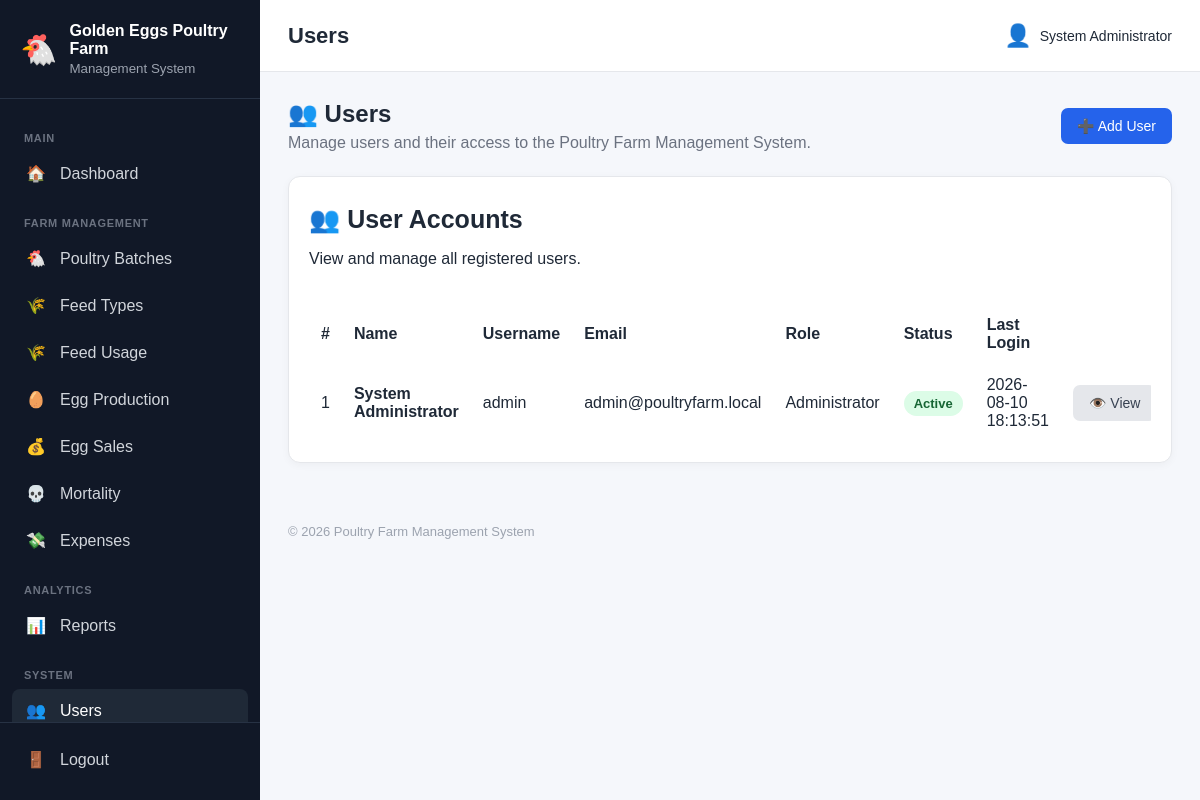
Screenshot of /users/index.php (signed in) with the database file from the repository.
### tables this page shows
CREATE TABLE `farm_settings` (
  `id` int(10) unsigned NOT NULL AUTO_INCREMENT,
  `farm_name` varchar(150) NOT NULL,
  `farm_location` varchar(255) DEFAULT NULL,
  `phone` varchar(50) DEFAULT NULL,
  `email` varchar(150) DEFAULT NULL,
  `currency` varchar(10) DEFAULT 'GHS',
  `timezone` varchar(100) DEFAULT 'Africa/Accra',
  `created_at` timestamp NOT NULL DEFAULT current_timestamp(),
  `updated_at` timestamp NOT NULL DEFAULT current_timestamp() ON UPDATE current_timestamp(),
  PRIMARY KEY (`id`)
);

CREATE TABLE `users` (
  `id` int(10) unsigned NOT NULL AUTO_INCREMENT,
  `full_name` varchar(150) NOT NULL,
  `username` varchar(100) NOT NULL,
  `email` varchar(150) DEFAULT NULL,
  `password_hash` varchar(255) NOT NULL,
  `role` enum('admin','co_owner','employee') NOT NULL DEFAULT 'employee',
  `status` enum('active','inactive') NOT NULL DEFAULT 'active',
  `last_login` datetime DEFAULT NULL,
  `created_at` timestamp NOT NULL DEFAULT current_timestamp(),
  `updated_at` timestamp NOT NULL DEFAULT current_timestamp() ON UPDATE current_timestamp(),
  PRIMARY KEY (`id`),
  UNIQUE KEY `username` (`username`),
  UNIQUE KEY `email` (`email`)
);

### includes/functions.php (called while the page is built, shortened)
<?php
function e(?string $value): string
{
    return htmlspecialchars(
        $value ?? '',
        ENT_QUOTES,
        'UTF-8'
    );
}
function farmSettings(): array
{
    global $pdo;
    $settings = [
        'farm_name' =>
            defined('DEFAULT_FARM_NAME')
                ? DEFAULT_FARM_NAME
                : 'Poultry Farm',
        'farm_location' =>
            'Ghana',
        'phone' =>
            null,
        'email' =>
            null,
        'currency' =>
            defined('DEFAULT_CURRENCY')
                ? DEFAULT_CURRENCY
                : 'GHS',
        'timezone' =>
            defined('DEFAULT_TIMEZONE')
                ? DEFAULT_TIMEZONE
                : 'Africa/Accra'
    ];
    try {
        $stmt = $pdo->query("
            SELECT
                farm_name,
                farm_location,
                phone,
                email,
                currency,
                timezone
            FROM farm_settings
            ORDER BY id ASC
            LIMIT 1
        ");
        $databaseSettings =
            $stmt->fetch(PDO::FETCH_ASSOC);
        if ($databaseSettings) {
            $settings = array_merge(
                $settings,
                $databaseSettings
            );
        }
    } catch (Throwable $e) {
    }
    return $settings;
}
function farmName(): string
{
    return (string) (
        farmSettings()['farm_name']
        ?? 'Poultry Farm'
    );
}

### users/index.php (the view, shortened to what this page needs)
<?php
require_once __DIR__ . '/../config/database.php';
require_once __DIR__ . '/../includes/functions.php';
$stmt = $pdo->query("
    SELECT
        id,
        full_name,
        username,
        email,
        role,
        status,
        last_login,
        created_at
    FROM users
    ORDER BY id DESC
");
$users = $stmt->fetchAll(PDO::FETCH_ASSOC);
require_once __DIR__ . '/../includes/header.php';
?>
<div class="page-header">
    <div>
        <h2>👥 Users</h2>
        <p>
            Manage users and their access to the Poultry Farm Management System.
        </p>
    </div>
    <div>
        <a
            href="add.php"
            class="btn btn-primary"
        >
            ➕ Add User
        </a>
    </div>
</div>
<div class="dashboard-card">
    <div
        style="
            display:flex;
            justify-content:space-between;
            align-items:center;
            margin-bottom:20px;
            gap:10px;
            flex-wrap:wrap;
        "
    >
        <div>
            <h3>
                👥 User Accounts
            </h3>
            <p>
                View and manage all registered users.
            </p>
        </div>
    </div>
    <?php if (empty($users)): ?>
        <div
            style="
                text-align:center;
                padding:40px 20px;
            "
        >
            <div style="font-size:50px;">
                👥
            </div>
            <h3>
                No Users Found
            </h3>
            <p>
                No user accounts have been created yet.
            </p>
            <a
                href="add.php"
                class="btn btn-primary"
            >
                ➕ Add First User
            </a>
        </div>
    <?php else: ?>
        <div style="overflow-x:auto;">
            <table
                style="
                    width:100%;
                    border-collapse:collapse;
                    min-width:1000px;
                "
            >
                <thead>
                    <tr>
                        <th style="padding:12px; text-align:left;">
                            #
                        </th>
                        <th style="padding:12px; text-align:left;">
                            Name
                        </th>
                        <th style="padding:12px; text-align:left;">
                            Username
                        </th>
                        <th style="padding:12px; text-align:left;">
                            Email
                        </th>
                        <th style="padding:12px; text-align:left;">
                            Role
                        </th>
                        <th style="padding:12px; text-align:left;">
                            Status
                        </th>
                        <th style="padding:12px; text-align:left;">
                            Last Login
                        </th>
                        <th style="padding:12px; text-align:center;">
                        </th>
                    </tr>
                </thead>
                <tbody>
                    <?php foreach ($users as $user): ?>
                        <tr>
                            <td style="padding:12px;">
                                <?= (int)$user['id'] ?>
                            </td>
                            <td style="padding:12px;">
                                <strong>
                                    <?= e($user['full_name']) ?>
                                </strong>
                            </td>
                            <td style="padding:12px;">
                                <?= e($user['username']) ?>
                            </td>
                            <td style="padding:12px;">
                                <?= $user['email']
                                    ? e($user['email'])
                                    : '—'
                                ?>
                            </td>
                            <td style="padding:12px;">
                                <?php
                                $roleLabels = [
                                    'admin' =>
                                        'Administrator',
                                    'co_owner' =>
                                        'Co-Owner',
                                    'employee' =>
                                        'Employee'
                                ];
                                ?>
                                <?= e(
                                    $roleLabels[
                                        $user['role']
                                    ]
                                    ??
                                    ucfirst(
                                        (string)$user['role']
                                    )
                                ) ?>
                            </td>
                            <td style="padding:12px;">
                                <?php if (
                                    $user['status'] === 'active'
                                ): ?>
                                    <span
                                        style="
                                            display:inline-block;
                                            padding:5px 10px;
                                            border-radius:20px;
                                            background:#dcfce7;
                                            color:#166534;
                                            font-size:13px;
                                            font-weight:600;
                                        "
                                    >
                                        Active
                                    </span>
                                <?php endif; ?>
                            </td>
                            <td style="padding:12px;">
                                <?= $user['last_login']
                                    ? e($user['last_login'])
                                    : 'Never'
                                ?>
                            </td>
                            <td
                                style="
                                    padding:12px;
                                    text-align:center;
                                    white-space:nowrap;
                                "
                            >
                                <a
                                    href="view.php?id=<?= (int)$user['id'] ?>"
                                    class="btn btn-secondary"
                                >
                                    👁️ View
                                </a>
                            </td>
                        </tr>
                    <?php endforeach; ?>
                </tbody>
            </table>
        </div>
    <?php endif; ?>
</div>
<?php
require_once __DIR__ . '/../includes/footer.php';
?>

### includes/sidebar.php (shortened to what this page needs)
<?php
$currentUri = $_SERVER['REQUEST_URI'] ?? '';
function sidebarActive(string $section): string
{
    global $currentUri;
    return str_contains(
        $currentUri,
        $section
    )
        ? 'active'
        : '';
}
?>
<aside class="sidebar" id="sidebar">
    <div class="sidebar-brand">
        <div class="brand-icon">
            🐔
        </div>
        <div>
            <strong>
                <?= e(farmName()) ?>
            </strong>
            <small>
                Management System
            </small>
        </div>
    </div>
    <nav class="sidebar-nav">
        <div class="nav-section">
            MAIN
        </div>
        <a
            href="../dashboard/index.php"
            class="<?= sidebarActive('/dashboard/') ?>"
        >
            <span>
                🏠
            </span>
            <span>
                Dashboard
            </span>
        </a>
        <div class="nav-section">
            FARM MANAGEMENT
        </div>
        <a
            href="../batches/index.php"
            class="<?= sidebarActive('/batches/') ?>"
        >
            <span>
                🐔
            </span>
            <span>
                Poultry Batches
            </span>
        </a>
        <a
            href="../feed_types/index.php"
            class="<?= sidebarActive('/feed_types/') ?>"
        >
            <span>
                🌾
            </span>
            <span>
                Feed Types
            </span>
        </a>
        <a
            href="../feed/index.php"
            class="<?= sidebarActive('/feed/') ?>"
        >
            <span>
                🌾
            </span>
            <span>
                Feed Usage
            </span>
        </a>
        <a
            href="../eggs/index.php"
            class="<?= sidebarActive('/eggs/') ?>"
        >
            <span>
                🥚
            </span>
            <span>
                Egg Production
            </span>
        </a>
        <a
            href="../sales/index.php"
            class="<?= sidebarActive('/sales/') ?>"
        >
            <span>
                💰
            </span>
            <span>
                Egg Sales
            </span>
        </a>
        <a
            href="../mortality/index.php"
            class="<?= sidebarActive('/mortality/') ?>"
        >
            <span>
                💀
            </span>
            <span>
                Mortality
            </span>
        </a>
        <a
            href="../expenses/index.php"
            class="<?= sidebarActive('/expenses/') ?>"
        >
            <span>
                💸
            </span>
            <span>
                Expenses
            </span>
        </a>
        <div class="nav-section">
            ANALYTICS
        </div>
        <a
            href="../reports/index.php"
            class="<?= sidebarActive('/reports/') ?>"
        >
            <span>
                📊
            </span>
            <span>
                Reports
            </span>
        </a>
        <div class="nav-section">
            SYSTEM
        </div>
        <a
            href="../users/index.php"
            class="<?= sidebarActive('/users/') ?>"
        >
            <span>
                👥
            </span>
            <span>
                Users
            </span>
        </a>
    </nav>
    <div class="sidebar-footer">
        <a
            href="../auth/logout.php"
            class="logout-link"
        >
            <span>
                🚪
            </span>
            <span>
                Logout
            </span>
        </a>
    </div>
</aside>

### public/assets/css/app.css (style rules this page uses)
* { box-sizing: border-box; }
html, body { margin: 0; padding: 0; font-family: Arial, Helvetica, sans-serif; background: #f5f7fb; color: #1f2937; }
a { text-decoration: none; }
.sidebar { width: 260px; min-height: 100vh; background: #111827; color: white; position: fixed; left: 0; top: 0; bottom: 0; display: flex; flex-direction: column; z-index: 1000; }
.sidebar-brand { display: flex; align-items: center; gap: 12px; padding: 22px 20px; border-bottom: 1px solid #273244; }
.brand-icon { font-size: 30px; }
.sidebar-brand strong { display: block; font-size: 16px; }
.sidebar-brand small { display: block; color: #9ca3af; margin-top: 3px; }
.sidebar-nav { padding: 15px 12px; flex: 1; overflow-y: auto; }
.nav-section { font-size: 11px; font-weight: bold; color: #6b7280; padding: 18px 12px 8px; letter-spacing: 0.7px; }
.sidebar-nav a, .logout-link { display: flex; align-items: center; gap: 12px; color: #d1d5db; padding: 12px; margin-bottom: 4px; border-radius: 8px; transition: 0.2s; }
.sidebar-nav a:hover, .sidebar-nav a.active { background: #1f2937; color: white; }
.sidebar-nav a span:first-child, .logout-link span:first-child { width: 24px; text-align: center; }
.sidebar-footer { padding: 15px 12px; border-top: 1px solid #273244; }
.dashboard-card { background: white; border: 1px solid #e5e7eb; border-radius: 12px; padding: 20px; box-shadow: 0 2px 8px rgba(0, 0, 0, 0.04); }
.dashboard-card h3 { margin: 8px 0; font-size: 25px; }
.page-header { display: flex; align-items: center; justify-content: space-between; gap: 20px; margin-bottom: 24px; }
.page-header h2 { margin: 0 0 6px; }
.page-header p { margin: 0; color: #6b7280; }
.btn { display: inline-flex; align-items: center; justify-content: center; gap: 6px; border: 0; border-radius: 7px; padding: 10px 16px; font-size: 14px; cursor: pointer; transition: 0.2s; }
.btn-primary { background: #2563eb; color: white; }
.btn-secondary { background: #e5e7eb; color: #374151; }

### rows the page displays
farm_settings: farm_name "Golden Eggs Poultry Farm"
users: id "1", full_name "System Administrator", username "admin", email "admin@poultryfarm.local", role "Administrator", status "Active", last_login "2026-08-10 18:13:51"

### other values shown
$pageTitle "Users"
$_SESSION['full_name'] "System Administrator"
